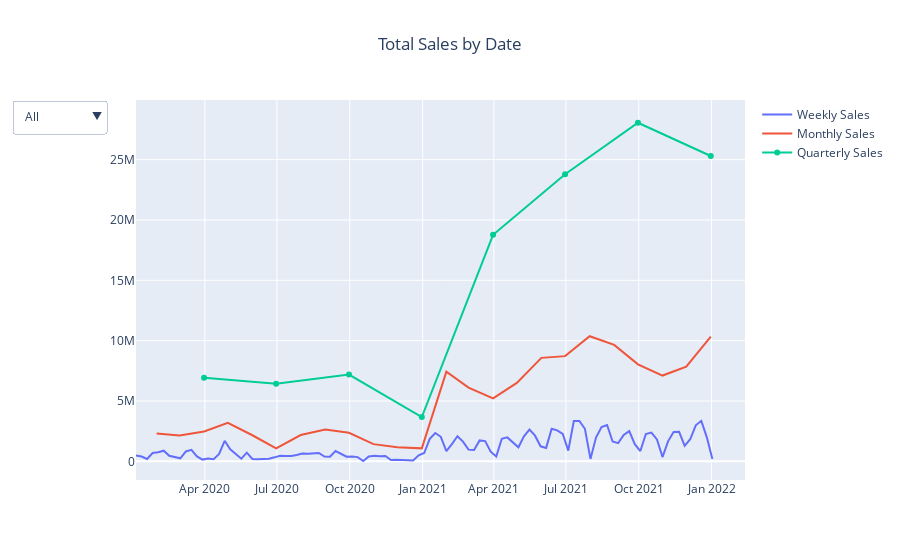

Notebook code for this chart:
### Code cell
#Initialize the figure
fig = go.Figure()

#Add the traces
fig.add_trace(go.Scatter(x=total_sales_weekly.index, y=total_sales_weekly['Total Sales'], name='Weekly Sales'))

fig.add_trace(go.Scatter(x=total_sales_monthly.index, y=total_sales_monthly['Total Sales'], name='Monthly Sales'))

fig.add_trace(go.Scatter(x=total_sales_quarterly.index, y=total_sales_quarterly['Total Sales'], name='Quarterly Sales'))

#Create and add dropdown
fig.update_layout(updatemenus=[
    dict(
        active=0,
        buttons=list([
            dict(label="All", method="update", args=[{"visible": [True, True, True]}, {"title": "All Sales"}]),
            dict(label="Weekly", method="update", args=[{"visible": [True, False, False]}, {"title": "Weekly Sales"}]),
            dict(label="Monthly", method="update", args=[{"visible": [False, True, False]}, {"title": "Monthly Sales"}]),
            dict(label="Quarterly", method="update", args=[{"visible": [False, False, True]}, {"title": "Quarterly Sales"}])
        ])
    )
])

#Update the layout and show the figure
fig.update_layout(title_text='Total Sales by Date', title_x=0.5)
